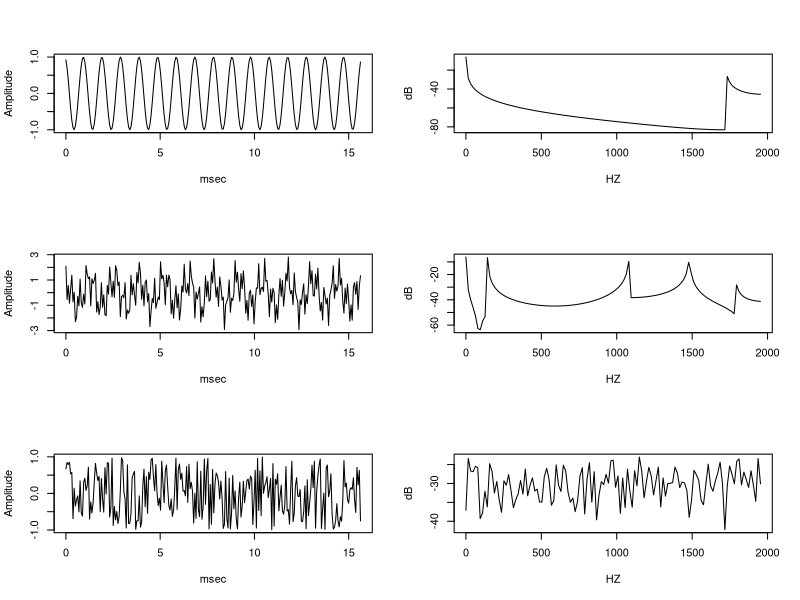
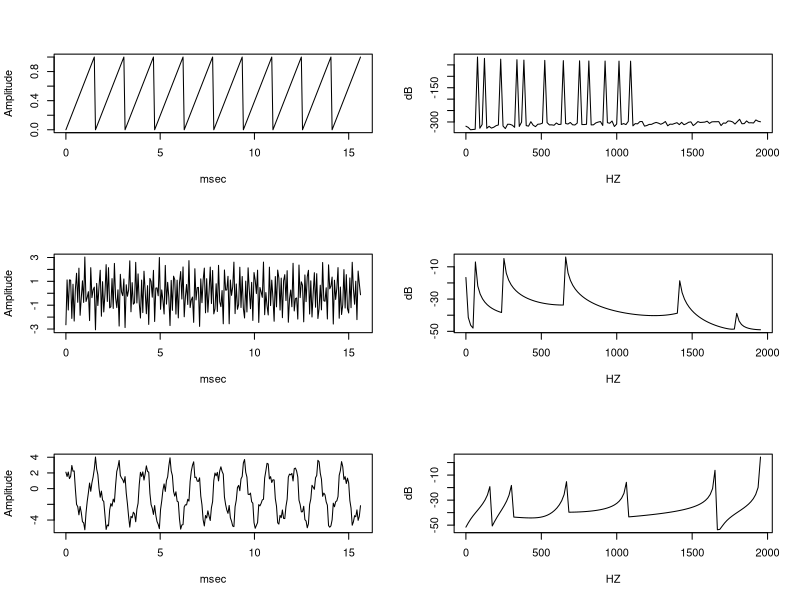

Source code (R) for these figures, in order:
DFT.matrix <- function(size){
  tempvec <- seq (from = 0, length.out = size)
  # Koeffizienten in exp-Ausdruck
  powmat <- tempvec %o% tempvec
  # W-Matrix gemäß Definition 
  W <- (1/size)*exp (-2*pi/size*complex(imaginary=powmat))
  W <- matrix(data = W, nrow = size)
  return (W)
}

W <- DFT.matrix(6)
#print(W)
# Dieses Ergebnis hängt von Koefficient bei W-Definition ab
# In unserem Fall conj(W) * W = N*I
# Außerdem wenn 1/sqrt(N) verwendet wird, dann ist W unitär (conj(W) * W = I)
print(Conj(W) %*% W)
print(6*Conj(W) %*% W )
  
powerspec <- function (x){
  result <- DFT.matrix(length(x)) %*% x
  in.interval <- function(y) (Arg(y) > 0 & Arg(y) < pi)
  result <-  Filter (in.interval,  result)
  result <- Mod(result)**2
  result <- 10*log10(result)
  return (result)
}

plot.powerpec <- function (x, t_max, SF) {
  plot(seq(from = 0, to = t_max, length.out = t_max*freq), x, type="l", col="black", ylab="Amplitude", xlab = "msec");
  quadspektr <- powerspec(x)
  plot(seq(from = 0, to = t_max*length(x)/2, length.out = length(quadspektr)), quadspektr, type="l", col="black", ylab="dB", xlab = "HZ");
}

T = 250
freq = 16
fcs <- cos((1:T)*0.4)
fsumsincos <- sin((1:T)*2.5)+cos((1:T)*1)+cos((1:T)*0.3)
funi <- runif(T,-1,+1)
# 25 statt 20, um length == 250
fseq <- rep(seq(0,1,length.out=25),T/25)
fableit <- sin((2:(T+1))*2.5)+cos((2:(T+1))*1)+cos((2:(T+1))*0.3) - fsumsincos
finteg <- cumsum(fsumsincos)

# Korrektheit von DFT
#print(fft(fcs))
#print(DFT.matrix(length(fcs)) %*% fcs * length(fcs))

par(mfrow = c(3,2))
plot.powerpec(fcs, T/16, freq)
plot.powerpec(fsumsincos,T/16, freq)
plot.powerpec(funi,T/16, freq)
plot.powerpec(fseq,T/16, freq)
plot.powerpec(fableit,T/16, freq)
plot.powerpec(finteg,T/16, freq)